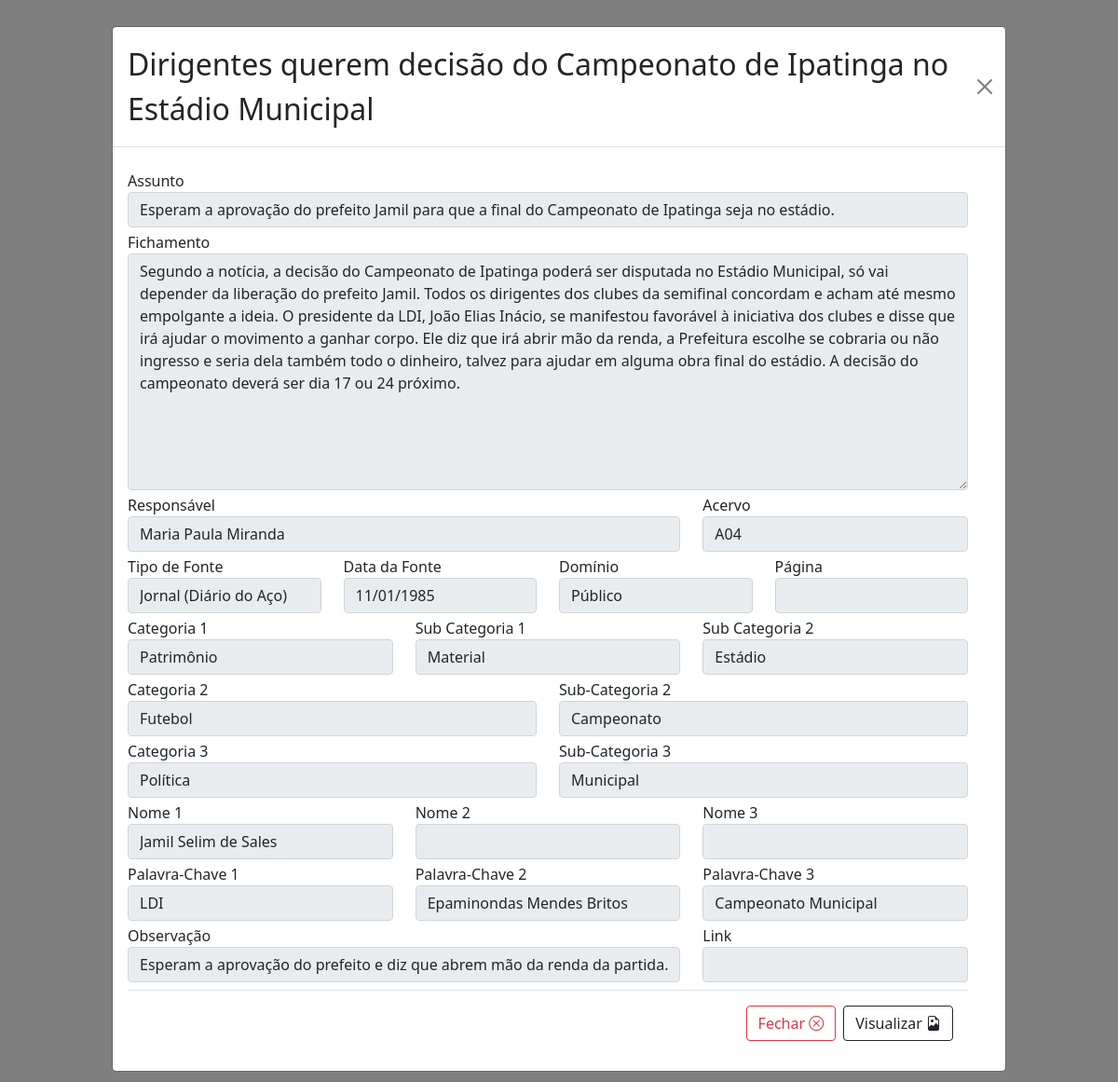
/fichamento_view.php?fichamento_id=62, run on the app's committed database.
### tables this page shows
CREATE TABLE `fichamento` (
  `fichamento_id` int(11) NOT NULL,
  `responsavel` varchar(200) NOT NULL,
  `acervo` char(3) NOT NULL,
  `fonte_tipo` varchar(100) DEFAULT NULL,
  `fonte_data` date NOT NULL,
  `dominio` varchar(50) DEFAULT NULL,
  `titulo` varchar(500) DEFAULT NULL,
  `assunto` varchar(500) DEFAULT NULL,
  `pagina` int(11) DEFAULT NULL,
  `categoria_1` varchar(50) DEFAULT NULL,
  `categoria_sub` varchar(50) DEFAULT NULL,
  `categoria_sub_sub` varchar(50) DEFAULT NULL,
  `categoria_2` varchar(50) DEFAULT NULL,
  `categoria_sub_2` varchar(50) DEFAULT NULL,
  `categoria_3` varchar(50) DEFAULT NULL,
  `categoria_sub_3` varchar(50) DEFAULT NULL,
  `nome_1` varchar(200) DEFAULT NULL,
  `nome_2` varchar(200) DEFAULT NULL,
  `nome_3` varchar(200) DEFAULT NULL,
  `palavra_chave_1` varchar(30) DEFAULT NULL,
  `palavra_chave_2` varchar(30) DEFAULT NULL,
  `palavra_chave_3` varchar(30) DEFAULT NULL,
  `fichamento_texto` varchar(2000) DEFAULT NULL,
  `observacao` varchar(500) DEFAULT NULL,
  `link` varchar(200) DEFAULT NULL,
  `imagem_path` varchar(500) DEFAULT NULL
);

### fichamento_crud.php (called while the page is built, shortened)
<?php
function recuperar_fichamento_por_id($fichamento_id){
    try{
        $conexao = criar_conexao();
        $query_select_id = "SELECT * FROM fichamento WHERE fichamento_id = :fichamento_id";
        $result = $conexao->prepare($query_select_id);
        $result->bindValue(':fichamento_id', $fichamento_id);
        $result->execute();
        return $result->fetch();
    }catch(PDOException $erro){
        criar_arquivo_erro($erro);
    }
}

### conexao.php (called while the page is built, shortened)
<?php
    function fechar_conexao(){
        $conexao = null;
        return $conexao;
    }

### fichamento_view.php (the view, shortened to what this page needs)
<?php
include_once 'fichamento_crud.php';
$responsavel = "";
$acervo = "";
$fonte_tipo = "";
$fonte_data = "";
$dominio = "";
$titulo = "";
$assunto = "";
$categoria_1 = "";
$categoria_sub = "";
$categoria_sub_sub = "";
$categoria_2 = "";
$categoria_sub_2 = "";
$categoria_3 = "";
$categoria_sub_3 = "";
$nome_1 = "";
$nome_2 = "";
$nome_3 = "";
$palavra_chave_1 = "";
$palavra_chave_2 = "";
$palavra_chave_3 = "";
$fichamento_texto = "";
$observacao = "";
$link = "";
$imagem_path = "";
if(isset($_GET['fichamento_id'])){
    $fichamento_id = $_GET['fichamento_id'];
    $registro = recuperar_fichamento_por_id($fichamento_id);
    $responsavel = $registro['responsavel'];
    $acervo = $registro['acervo'];
    $fonte_tipo = $registro['fonte_tipo'];
    $fonte_data = $registro['fonte_data'];
    $dominio = $registro['dominio'];
    $titulo = $registro['titulo'];
    $assunto = $registro['assunto'];
    $categoria_1 = $registro['categoria_1'];
    $categoria_sub = $registro['categoria_sub'];
    $categoria_sub_sub = $registro['categoria_sub_sub'];
    $categoria_2 = $registro['categoria_2'];
    $categoria_sub_2 = $registro['categoria_sub_2'];
    $categoria_3 = $registro['categoria_3'];
    $categoria_sub_3 = $registro['categoria_sub_3'];
    $nome_1 = $registro['nome_1'];
    $nome_2 = $registro['nome_2'];
    $nome_3 = $registro['nome_3'];
    $palavra_chave_1 = $registro['palavra_chave_1'];
    $palavra_chave_2 = $registro['palavra_chave_2'];
    $palavra_chave_3 = $registro['palavra_chave_3'];
    $fichamento_texto = $registro['fichamento_texto'];
    $observacao = $registro['observacao'];
    $link = $registro['link'];
    $imagem_path = $registro['imagem_path'];
}
$extensao = strtolower(pathinfo($imagem_path, PATHINFO_EXTENSION));
?>
<html>
<head>
    <link href="https://cdn.jsdelivr.net/npm/bootstrap@5.1.3/dist/css/bootstrap.min.css" rel="stylesheet">
<link rel="stylesheet" href="//cdn.jsdelivr.net/npm/alertifyjs@1.13.1/build/css/alertify.min.css"/>
<link rel="stylesheet" href="https://cdn.jsdelivr.net/npm/bootstrap-icons@1.11.3/font/bootstrap-icons.min.css">
</head>
<body>
                        <div class="modal fade custom-modal" id="fichamento_view_modal" tabindex="-1" aria-labelledby="viewLabel" aria-hidden="true">
    <div class="modal-dialog">
        <div class="modal-content">
        <div class="modal-header">
            <h2 class="modal-title" id="viewLabel"><?php echo "$titulo"?></h2>
            <a href="tabela.php" type="button" class="btn-close" aria-label="Close"></a>
        </div>
        <div class="modal-body">
        <div class="row form-group mt-1">
<div class="row form-group mt-1">
            <div class="col-md-12">
                            <label for="assunto">Assunto</label>
                            <input type="text" class="form-control" id="assunto" name="assunto" value="<?php echo $assunto; ?>" readonly>
                        </div>
            </div>
            <div class="row form-group mt-1">
            <div class="col-md-12">
                            <label for="fichamento_texto">Fichamento</label>
                            <textarea readonly name="fichamento_texto" class="form-control" id="fichamento_texto" cols="30" rows="10"><?php echo $fichamento_texto; ?></textarea>
                        </div>
            </div>
<div class="row form-group mt-1">
<div class="col-md-8">
    <label for="responsavel">Responsável</label>
    <input type="text" class="form-control" id="responsavel" name="responsavel"
        value="<?php echo $responsavel; ?>" readonly>
</div>
<div class="col-md-4">
    <label for="acervo">Acervo</label>
    <input type="text" class="form-control" id="acervo" name="acervo" value="<?php echo $acervo; ?>" readonly>
</div>
<div>
<div class="row form-group mt-1">
                <div class="col-md-3">
                    <label for="fonte_tipo">Tipo de Fonte</label>
                    <input type="" class="form-control" id="fonte_tipo" name="fonte_tipo" value="<?php echo $fonte_tipo; ?>" readonly>
                </div>
                <div class="col-md-3">
                    <label for="fonte_data">Data da Fonte</label>
                    <input type="date" class="form-control" id="fonte_data" name="fonte_data" value="<?php echo $fonte_data; ?>" readonly>
                </div>
                <div class="col-md-3">
                    <label for="dominio">Domínio</label>
                    <input type="text" class="form-control" id="dominio" name="dominio" value="<?php echo $dominio; ?>" readonly>
                </div>
                <div class="col-md-3">
                    <label for="pagina">Página</label>
                    <input type="number" class="form-control" id="pagina" name="pagina" value="<?php echo $fonte_data; ?>" readonly>
                </div>
            </div>
            <div class="row form-group mt-1">
                        <div class="col-md-4">
                            <label for="categoria_1">Categoria 1</label>
                            <input type="text" class="form-control" id="categoria_1" name="categoria_1" value="<?php echo $categoria_1; ?>" readonly>
                        </div>
                        <div class="col-md-4">
                            <label for="categoria_sub">Sub Categoria 1</label>
                            <input type="text" class="form-control" id="categoria_sub" name="categoria_sub" value="<?php echo $categoria_sub; ?>" readonly>
                        </div>
                        <div class="col-md-4">
                            <label for="categoria_sub_sub">Sub Categoria 2</label>
                            <input type="text" class="form-control" id="categoria_sub_sub" name="categoria_sub_sub" value="<?php echo $categoria_sub_sub; ?>" readonly>
                        </div>
            </div>
            <div class="row form-group mt-1">
                        <div class="col-md-6">
                            <label for="categoria_2">Categoria 2</label>
                            <input type="text" class="form-control" id="categoria_2" name="categoria_2" value="<?php echo $categoria_2; ?>" readonly>
                        </div>
                        <div class="col-md-6">
                            <label for="categoria_sub_2">Sub-Categoria 2</label>
                            <input type="text" class="form-control" id="categoria_sub_2" name="categoria_sub_2" value="<?php echo $categoria_sub_2; ?>" readonly>
                        </div>
            </div>
            <div class="row form-group mt-1">
                        <div class="col-md-6">
                            <label for="categoria_3">Categoria 3</label>
                            <input type="text" class="form-control" id="categoria_3" name="categoria_3" value="<?php echo $categoria_3; ?>" readonly>
                        </div>
                        <div class="col-md-6">
                            <label for="categoria_sub_3">Sub-Categoria 3</label>
                            <input type="text" class="form-control" id="categoria_sub_3" name="categoria_sub_3" value="<?php echo $categoria_sub_3; ?>" readonly>
                        </div>
            </div>
            <div class="row form-group mt-1">
            <div class="col-md-4">
                            <label for="nome_1">Nome 1</label>
                            <input type="text" class="form-control" id="nome_1" name="nome_1" value="<?php echo $nome_1; ?>" readonly>
                        </div>
                        <div class="col-md-4">
                            <label for="nome_2">Nome 2</label>
                            <input type="text" class="form-control" id="nome_2" name="nome_2" value="<?php echo $nome_2; ?>" readonly>
                        </div>
                        <div class="col-md-4">
                            <label for="nome_3">Nome 3</label>
                            <input type="text" class="form-control" id="nome_3" name="nome_3" value="<?php echo $nome_3; ?>" readonly>
                        </div>
            </div>
            <div class="row form-group mt-1">
            <div class="col-md-4">
                            <label for="palavra_chave_1">Palavra-Chave 1</label>
                            <input type="text" class="form-control" id="palavra_chave_1" name="palavra_chave_1" value="<?php echo $palavra_chave_1; ?>" readonly>
                        </div>
                        <div class="col-md-4">
                            <label for="palavra_chave_2">Palavra-Chave 2</label>
                            <input type="text" class="form-control" id="palavra_chave_2" name="palavra_chave_2" value="<?php echo $palavra_chave_2; ?>" readonly>
                        </div>
                        <div class="col-md-4">
                            <label for="palavra_chave_3">Palavra-Chave 3</label>
                            <input type="text" class="form-control" id="palavra_chave_3" name="palavra_chave_3" value="<?php echo $palavra_chave_3; ?>" readonly>
                        </div>
            </div>
            <div class="row form-group mt-1 mb-2">
                        <div class="col-md-8">
                            <label for="observacao">Observação</label>
                            <input type="text" class="form-control" id="observacao" name="observacao" value="<?php echo $observacao; ?>" readonly>
                        </div>
                        <div class="col-md-4">
                            <label for="link">Link</label>
                            <input type="text" class="form-control" id="link" name="link" value="<?php echo $link; ?>" readonly>
                        </div>
            </div>
            <div class="modal-footer">
                <a href="tabela.php" type="button" class="btn btn-outline-danger">Fechar <i class="bi bi-x-circle"></i></a>
                <a target="_blank" href="<?php echo $imagem_path; ?>" type="button" class="btn btn-outline-dark">Visualizar <?php if($extensao == 'pdf'){
                echo '<i class="bi bi-filetype-pdf"></i>';
                }else if($extensao == 'jpg'|| $extensao == 'png' || $extensao == 'jpeg'){
                    echo '<i class="bi bi-file-earmark-image"></i>';
                } ?></a>
            </div>
        </div>
    </div>
</div>
</body>
</html>

### fichamento_view.php (style rules this page uses)
.custom-modal .modal-dialog { max-width: 80%; }

### data on the page
fichamento: titulo "Dirigentes querem decisão do Campeonato de Ipatinga no Estádio Municipal", assunto "Esperam a aprovação do prefeito Jamil para que a final do Campeonato de Ipatinga seja no estádio.", fichamento_texto "Segundo a notícia, a decisão do Campeonato de Ipatinga poderá ser disputada no Estádio Municipal, só vai depender da liberação do prefeito Jamil. Todos os dirigentes dos clubes da semifinal concordam e acham até mesmo empolgante a ideia. O presidente da LDI, João Elias Inácio, se manifestou favorável à iniciativa dos clubes e disse que irá ajudar o movimento a ganhar corpo. Ele diz que irá abrir mão da renda, a Prefeitura escolhe se cobraria ou não ingresso e seria dela também todo o dinheiro, talvez para ajudar em alguma obra final do estádio. A decisão do campeonato deverá ser dia 17 ou 24 próximo.", responsavel "Maria Paula Miranda", acervo "A04", fonte_tipo "Jornal (Diário do Aço)", fonte_data "11/01/1985", dominio "Público", categoria_1 "Patrimônio", categoria_sub "Material", categoria_sub_sub "Estádio", categoria_2 "Futebol", categoria_sub_2 "Campeonato", categoria_3 "Política", categoria_sub_3 "Municipal", nome_1 "Jamil Selim de Sales", palavra_chave_1 "LDI", palavra_chave_2 "Epaminondas Mendes Britos", palavra_chave_3 "Campeonato Municipal", observacao "Esperam a aprovação do prefeito e diz que abrem mão da renda da partida."
